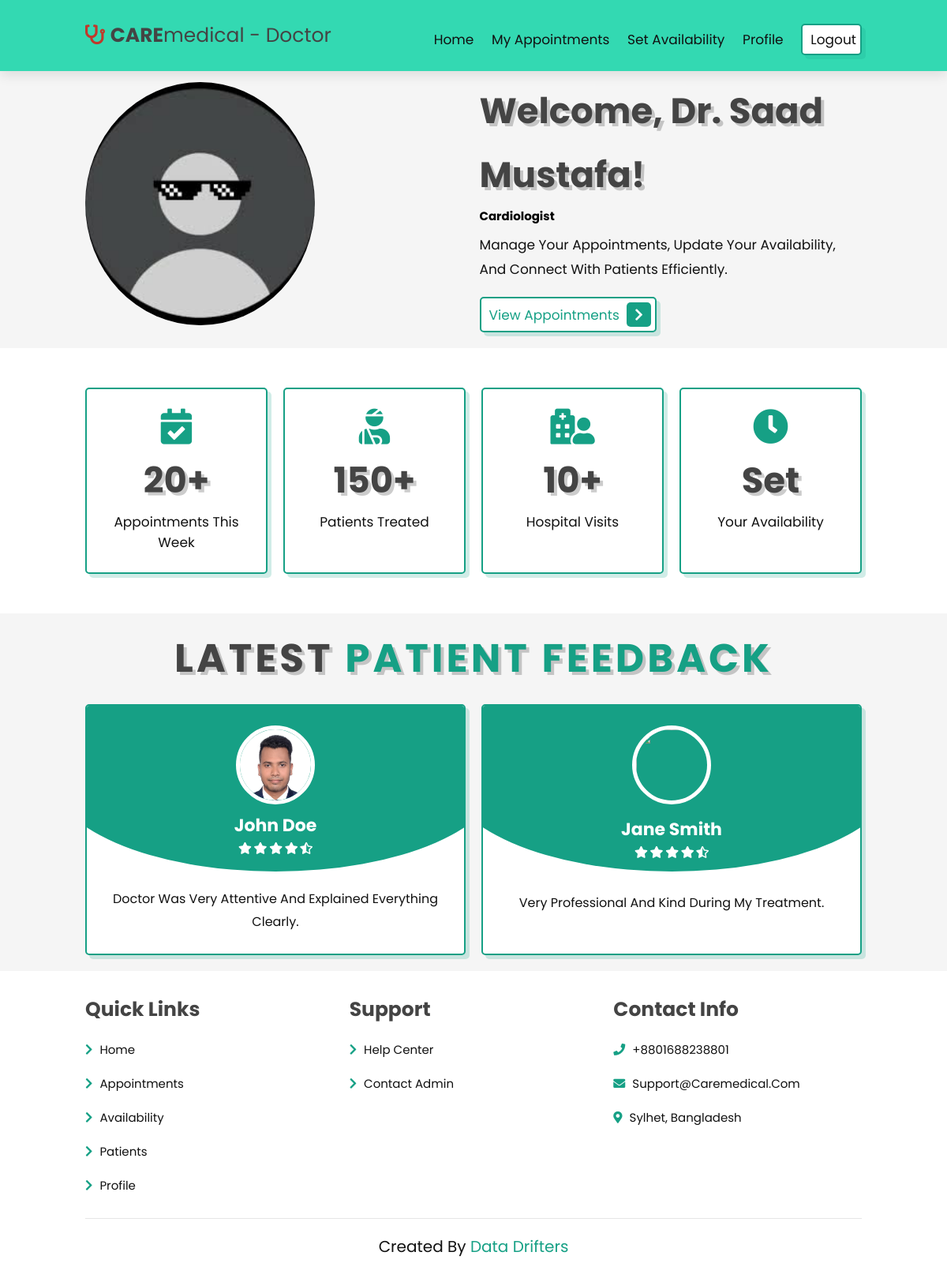
/doctor/index.php (signed in), run on the app's committed database.
### tables this page shows
CREATE TABLE `doctors` (
  `doctor_id` int(11) NOT NULL,
  `full_name` varchar(150) DEFAULT NULL,
  `email` varchar(100) DEFAULT NULL,
  `phone` varchar(20) DEFAULT NULL,
  `specialist` varchar(100) DEFAULT NULL,
  `profile_description` text DEFAULT NULL,
  `profile_photo` varchar(255) DEFAULT NULL,
  `city` varchar(100) DEFAULT NULL,
  `username` varchar(50) DEFAULT NULL
);

### Doctor/index.php (the view, shortened to what this page needs)
<?php
include("db.php");
$doctor_username = $_SESSION['username'];
$doctor_query = "SELECT full_name, profile_photo, specialist FROM doctors WHERE username = '$doctor_username'";
$doctor_result = mysqli_query($conn, $doctor_query);
$doctor_photo = "../upload/download (1)";
$doctor_name = $_SESSION['username'];
$doctor_specialty = "General Practitioner";
if ($doctor_result && mysqli_num_rows($doctor_result) > 0) {
    $doctor_data = mysqli_fetch_assoc($doctor_result);
    if (!empty($doctor_data['full_name'])) {
        $doctor_name = $doctor_data['full_name'];
    }
    if (!empty($doctor_data['profile_photo'])) {
        $photo_path = "../upload/" . $doctor_data['profile_photo'];
        if (file_exists($photo_path)) {
            $doctor_photo = $photo_path;
        }
    }
    if (!empty($doctor_data['specialist'])) {
        $doctor_specialty = $doctor_data['specialist'];
    }
}
?>
<!DOCTYPE html>
<html lang="en">
<head>
    <link rel="stylesheet" href="https://cdnjs.cloudflare.com/ajax/libs/font-awesome/5.15.4/css/all.min.css">
    <link rel="stylesheet" href="../css/style.css">
</head>
<body>
<header class="header">
    <a href="./index.php" class="logo">
        <i class="fas fa-stethoscope"></i>
        <strong>CARE</strong>medical - Doctor
    </a>
    <nav class="navbar">
        <a href="./index.php">Home</a>
        <a href="./appointment.php">My Appointments</a>
        <a href="./availability.php">Set Availability</a>
        <a href="./docprofile.php">Profile</a>
        <a href="./logout.php" class="btn btn-danger"
   onclick="return confirm('Are you sure you want to logout?')">
   Logout
</a>
    </nav>
</header>
<section class="home" id="home">
    <div class="image">
        <img src="<?php echo htmlspecialchars($doctor_photo); ?>" alt="Dr. <?php echo htmlspecialchars($doctor_name); ?>" style="width: 60%; height: 60%; object-fit: cover; border-radius: 50%;">
    </div>
    <div class="content">
        <h3>Welcome, Dr. <?php echo htmlspecialchars($doctor_name); ?>!</h3>
        <h1><u><?php echo htmlspecialchars($doctor_specialty); ?></u></h1>
        <p> Manage your appointments, update your availability, and connect with patients efficiently.</p>
        <a href="./appointment.php" class="btn"> View Appointments <span class="fas fa-chevron-right"></span> </a>
    </div>
</section>
<section class="icons-container">
    <div class="icons">
        <i class="fas fa-calendar-check"></i>
        <h3>20+</h3>
        <p>appointments this week</p>
    </div>
    <div class="icons">
        <i class="fas fa-user-injured"></i>
        <h3>150+</h3>
        <p>patients treated</p>
    </div>
    <div class="icons">
        <i class="fas fa-hospital-user"></i>
        <h3>10+</h3>
        <p>hospital visits</p>
    </div>
    <div class="icons">
        <i class="fas fa-clock"></i>
        <h3>Set</h3>
        <p>your availability</p>
    </div>
</section>
<section class="review" id="review">
    <h1 class="heading"> latest <span>patient feedback</span> </h1>
    <div class="box-container">
        <div class="box">
            <img src="../image/pic-1.jpg" alt="">
            <h3>John Doe</h3>
            <div class="stars">
                <i class="fas fa-star"></i>
                <i class="fas fa-star"></i>
                <i class="fas fa-star"></i>
                <i class="fas fa-star"></i>
                <i class="fas fa-star-half-alt"></i>
            </div>
            <p class="text">Doctor was very attentive and explained everything clearly.</p>
        </div>
        <div class="box">
            <img src="../image/pic-2.jpg" alt="">
            <h3>Jane Smith</h3>
            <div class="stars">
                <i class="fas fa-star"></i>
                <i class="fas fa-star"></i>
                <i class="fas fa-star"></i>
                <i class="fas fa-star"></i>
                <i class="fas fa-star-half-alt"></i>
            </div>
            <p class="text">Very professional and kind during my treatment.</p>
        </div>
    </div>
</section>
<section class="footer">
    <div class="box-container">
        <div class="box">
            <h3>quick links</h3>
            <a href="./doctor_home.php"> <i class="fas fa-chevron-right"></i> home </a>
            <a href="./my_appointments.php"> <i class="fas fa-chevron-right"></i> appointments </a>
            <a href="./availability.php"> <i class="fas fa-chevron-right"></i> availability </a>
            <a href="./patients_list.php"> <i class="fas fa-chevron-right"></i> patients </a>
            <a href="./profile.php"> <i class="fas fa-chevron-right"></i> profile </a>
        </div>
        <div class="box">
            <h3>support</h3>
            <a href="#"> <i class="fas fa-chevron-right"></i> help center </a>
            <a href="#"> <i class="fas fa-chevron-right"></i> contact admin </a>
        </div>
        <div class="box">
            <h3>contact info</h3>
            <a href="#"> <i class="fas fa-phone"></i> +8801688238801 </a>
            <a href="#"> <i class="fas fa-envelope"></i> support@caremedical.com </a>
            <a href="#"> <i class="fas fa-map-marker-alt"></i> sylhet, bangladesh </a>
        </div>
    </div>
    <div class="credit"> created by <span>Data Drifters</span></div>
</section>
</body>
</html>

### css/style.css (style rules this page uses)
:root { --green:#16a085; --black:#444; --light-color:#111; --box-shadow:.5rem .5rem 0 rgba(22, 160, 133, .2); --text-shadow:.4rem .4rem 0 rgba(0, 0, 0, .2); --border:.2rem solid var(--green); }
* { font-family: 'Poppins', sans-serif; margin:0; padding: 0; box-sizing: border-box; outline: none; border: none; text-transform: capitalize; transition: all .2s ease-out; text-decoration: none; }
html { font-size: 62.5%; overflow-x: hidden; scroll-padding-top: 7rem; scroll-behavior: smooth; }
section { padding:2rem 9%; }
section:nth-child(even) { background: #f5f5f5; }
.heading { text-align: center; padding-bottom: 2rem; text-shadow: var(--text-shadow); text-transform: uppercase; color:var(--black); font-size: 5rem; letter-spacing: .4rem; }
.heading span { text-transform: uppercase; color:var(--green); }
.btn { display: inline-block; margin-top: 1rem; padding: .5rem; padding-left: 1rem; border:var(--border); border-radius: .5rem; box-shadow: var(--box-shadow); color:var(--green); cursor: pointer; font-size: 1.7rem; background: #fff; }
.btn span { padding:.7rem 1rem; border-radius: .5rem; background: var(--green); color:#fff; margin-left: .5rem; }
.header { padding:2rem 9%; position: fixed; top:0; left: 0; right: 0; z-index: 1000; box-shadow: 0 .5rem 1.5rem rgba(0, 0, 0, .1); display: flex; align-items: center; justify-content: space-between; background: #33d9b2; }
.header .logo { font-size: 2.5rem; color: var(--black); }
.header .logo i { color: #c0392b; }
.header .navbar a { font-size: 1.7rem; color: var(--light-color); margin-left: 2rem; }
.home { display: flex; align-items: center; flex-wrap: wrap; gap:1.5rem; padding-top: 10rem; }
.home .image { flex:1 1 45rem; }
.home .image img { width: 100%; }
.home .content { flex:1 1 45rem; }
.home .content h3 { font-size: 4.5rem; color:var(--black); line-height: 1.8; text-shadow: var(--text-shadow); }
.home .content p { font-size: 1.7rem; color:var(--light-color); line-height: 1.8; padding: 1rem 0; }
.icons-container { display: grid; gap:2rem; grid-template-columns: repeat(auto-fit, minmax(20rem, 1fr)); padding-top: 5rem; padding-bottom: 5rem; }
.icons-container .icons { border:var(--border); box-shadow: var(--box-shadow); border-radius: .5rem; text-align: center; padding: 2.5rem; }
.icons-container .icons i { font-size: 4.5rem; color:var(--green); padding-bottom: .7rem; }
.icons-container .icons h3 { font-size: 4.5rem; color:var(--black); padding: .5rem 0; text-shadow: var(--text-shadow); }
.icons-container .icons p { font-size: 1.7rem; color:var(--light-color); }
.review .box-container { display: grid; grid-template-columns: repeat(auto-fit, minmax(27rem, 1fr)); gap:2rem; }
.review .box-container .box { border:var(--border); box-shadow: var(--box-shadow); border-radius: .5rem; padding:2.5rem; background: #fff; text-align: center; position: relative; overflow: hidden; z-index: 0; }
.review .box-container .box img { height: 10rem; width: 10rem; border-radius: 50%; object-fit: cover; border:.5rem solid #fff; }
.review .box-container .box h3 { color:#fff; font-size: 2.2rem; padding:.5rem 0; }
.review .box-container .box .stars i { color:#fff; font-size: 1.5rem; }
.review .box-container .box .text { color:var(--light-color); line-height: 1.8; font-size: 1.6rem; padding-top: 4rem; }
.review .box-container .box::before { content: ''; position: absolute; top:-4rem; left: 50%; transform:translateX(-50%); background:var(--green); border-bottom-left-radius: 50%; border-bottom-right-radius: 50%; height: 25rem; width: 120%; z-index: -1; }
.footer .box-container { display: grid; grid-template-columns: repeat(auto-fit, minmax(22rem, 1fr)); gap:2rem; }
.footer .box-container .box h3 { font-size: 2.5rem; color:var(--black); padding: 1rem 0; }
.footer .box-container .box a { display: block; font-size: 1.5rem; color:var(--light-color); padding: 1rem 0; }
.footer .box-container .box a i { padding-right: .5rem; color:var(--green); }
.footer .credit { padding: 1rem; padding-top: 2rem; margin-top: 2rem; text-align: center; font-size: 2rem; color:var(--light-color); border-top: .1rem solid rgba(0, 0, 0, .1); }
.footer .credit span { color:var(--green); }

### data on the page
doctors: profile_photo (picture), full_name "Saad Mustafa", specialist "Cardiologist"
